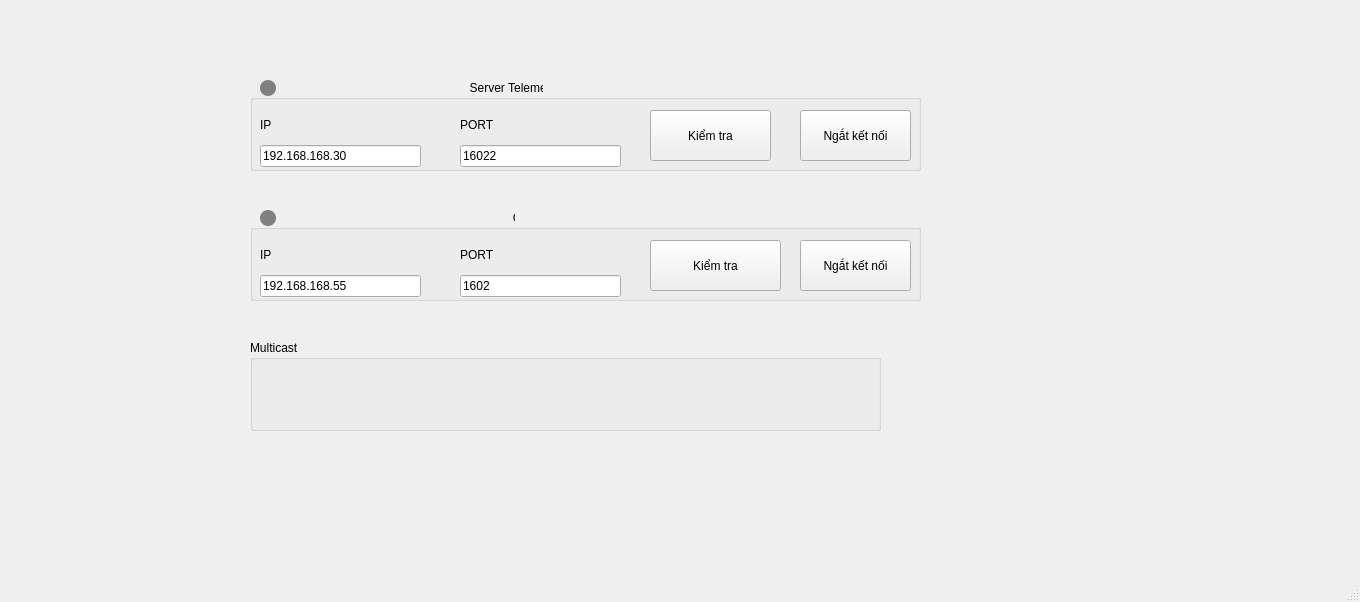
<?xml version="1.0" encoding="UTF-8"?>
<ui version="4.0">
 <class>MainWindow</class>
 <widget class="QMainWindow" name="MainWindow">
  <property name="geometry">
   <rect>
    <x>0</x>
    <y>0</y>
    <width>1360</width>
    <height>602</height>
   </rect>
  </property>
  <property name="windowTitle">
   <string>MainWindow</string>
  </property>
  <widget class="QWidget" name="centralwidget">
   <widget class="QGroupBox" name="ServerTelemetrygroup">
    <property name="geometry">
     <rect>
      <x>250</x>
      <y>80</y>
      <width>671</width>
      <height>91</height>
     </rect>
    </property>
    <property name="title">
     <string>                                                                  Server Telemetry</string>
    </property>
    <widget class="QWidget" name="gridLayoutWidget">
     <property name="geometry">
      <rect>
       <x>10</x>
       <y>30</y>
       <width>161</width>
       <height>57</height>
      </rect>
     </property>
     <layout class="QGridLayout" name="gridLayout">
      <item row="0" column="0">
       <widget class="QLabel" name="labelIpServer">
        <property name="text">
         <string>IP</string>
        </property>
       </widget>
      </item>
      <item row="1" column="0">
       <widget class="QLineEdit" name="lineEditIpServer">
        <property name="text">
         <string>192.168.168.30</string>
        </property>
       </widget>
      </item>
     </layout>
    </widget>
    <widget class="QWidget" name="gridLayoutWidget_2">
     <property name="geometry">
      <rect>
       <x>210</x>
       <y>30</y>
       <width>161</width>
       <height>57</height>
      </rect>
     </property>
     <layout class="QGridLayout" name="gridLayout_2">
      <item row="0" column="0">
       <widget class="QLabel" name="labelPortServer">
        <property name="text">
         <string>PORT</string>
        </property>
       </widget>
      </item>
      <item row="1" column="0">
       <widget class="QLineEdit" name="lineEditPortServer">
        <property name="text">
         <string>16022</string>
        </property>
       </widget>
      </item>
     </layout>
    </widget>
    <widget class="QPushButton" name="btnCheckServer">
     <property name="geometry">
      <rect>
       <x>400</x>
       <y>30</y>
       <width>121</width>
       <height>51</height>
      </rect>
     </property>
     <property name="text">
      <string>Kiểm tra</string>
     </property>
    </widget>
    <widget class="QPushButton" name="btnDisconnectServer">
     <property name="geometry">
      <rect>
       <x>550</x>
       <y>30</y>
       <width>111</width>
       <height>51</height>
      </rect>
     </property>
     <property name="text">
      <string>Ngắt kết nối</string>
     </property>
    </widget>
    <widget class="QLabel" name="labelStatusServer">
     <property name="geometry">
      <rect>
       <x>10</x>
       <y>0</y>
       <width>16</width>
       <height>16</height>
      </rect>
     </property>
     <property name="styleSheet">
      <string notr="true">background-color: gray;
border-radius: 8px;
min-width: 16px;
min-height: 16px;
max-width: 16px;
max-height: 16px;
</string>
     </property>
     <property name="text">
      <string/>
     </property>
    </widget>
   </widget>
   <widget class="QGroupBox" name="GDTgroup">
    <property name="geometry">
     <rect>
      <x>250</x>
      <y>210</y>
      <width>671</width>
      <height>91</height>
     </rect>
    </property>
    <property name="title">
     <string>                                                                               GDT</string>
    </property>
    <widget class="QWidget" name="gridLayoutWidget_3">
     <property name="geometry">
      <rect>
       <x>10</x>
       <y>30</y>
       <width>161</width>
       <height>57</height>
      </rect>
     </property>
     <layout class="QGridLayout" name="gridLayout_3">
      <item row="0" column="0">
       <widget class="QLabel" name="labelIpGDT">
        <property name="text">
         <string>IP</string>
        </property>
       </widget>
      </item>
      <item row="1" column="0">
       <widget class="QLineEdit" name="lineEditIpGDT">
        <property name="text">
         <string>192.168.168.55</string>
        </property>
       </widget>
      </item>
     </layout>
    </widget>
    <widget class="QWidget" name="gridLayoutWidget_4">
     <property name="geometry">
      <rect>
       <x>210</x>
       <y>30</y>
       <width>161</width>
       <height>57</height>
      </rect>
     </property>
     <layout class="QGridLayout" name="gridLayout_4">
      <item row="0" column="0">
       <widget class="QLabel" name="labelPortGDT">
        <property name="text">
         <string>PORT</string>
        </property>
       </widget>
      </item>
      <item row="1" column="0">
       <widget class="QLineEdit" name="lineEditPortGDT">
        <property name="text">
         <string>1602</string>
        </property>
       </widget>
      </item>
     </layout>
    </widget>
    <widget class="QPushButton" name="btnCheckGDT">
     <property name="geometry">
      <rect>
       <x>400</x>
       <y>30</y>
       <width>131</width>
       <height>51</height>
      </rect>
     </property>
     <property name="text">
      <string>Kiểm tra</string>
     </property>
    </widget>
    <widget class="QPushButton" name="btnDisconnectGDT">
     <property name="geometry">
      <rect>
       <x>550</x>
       <y>30</y>
       <width>111</width>
       <height>51</height>
      </rect>
     </property>
     <property name="text">
      <string>Ngắt kết nối</string>
     </property>
    </widget>
    <widget class="QLabel" name="labelStatusGDT">
     <property name="geometry">
      <rect>
       <x>10</x>
       <y>0</y>
       <width>16</width>
       <height>16</height>
      </rect>
     </property>
     <property name="styleSheet">
      <string notr="true">background-color: gray;
border-radius: 8px;
min-width: 16px;
min-height: 16px;
max-width: 16px;
max-height: 16px;
</string>
     </property>
     <property name="text">
      <string/>
     </property>
    </widget>
   </widget>
   <widget class="QGroupBox" name="Multicastgroup">
    <property name="geometry">
     <rect>
      <x>250</x>
      <y>340</y>
      <width>631</width>
      <height>91</height>
     </rect>
    </property>
    <property name="title">
     <string>Multicast</string>
    </property>
   </widget>
  </widget>
  <widget class="QMenuBar" name="menubar">
   <property name="geometry">
    <rect>
     <x>0</x>
     <y>0</y>
     <width>1360</width>
     <height>25</height>
    </rect>
   </property>
  </widget>
  <widget class="QStatusBar" name="statusbar"/>
 </widget>
 <resources/>
 <connections/>
</ui>
